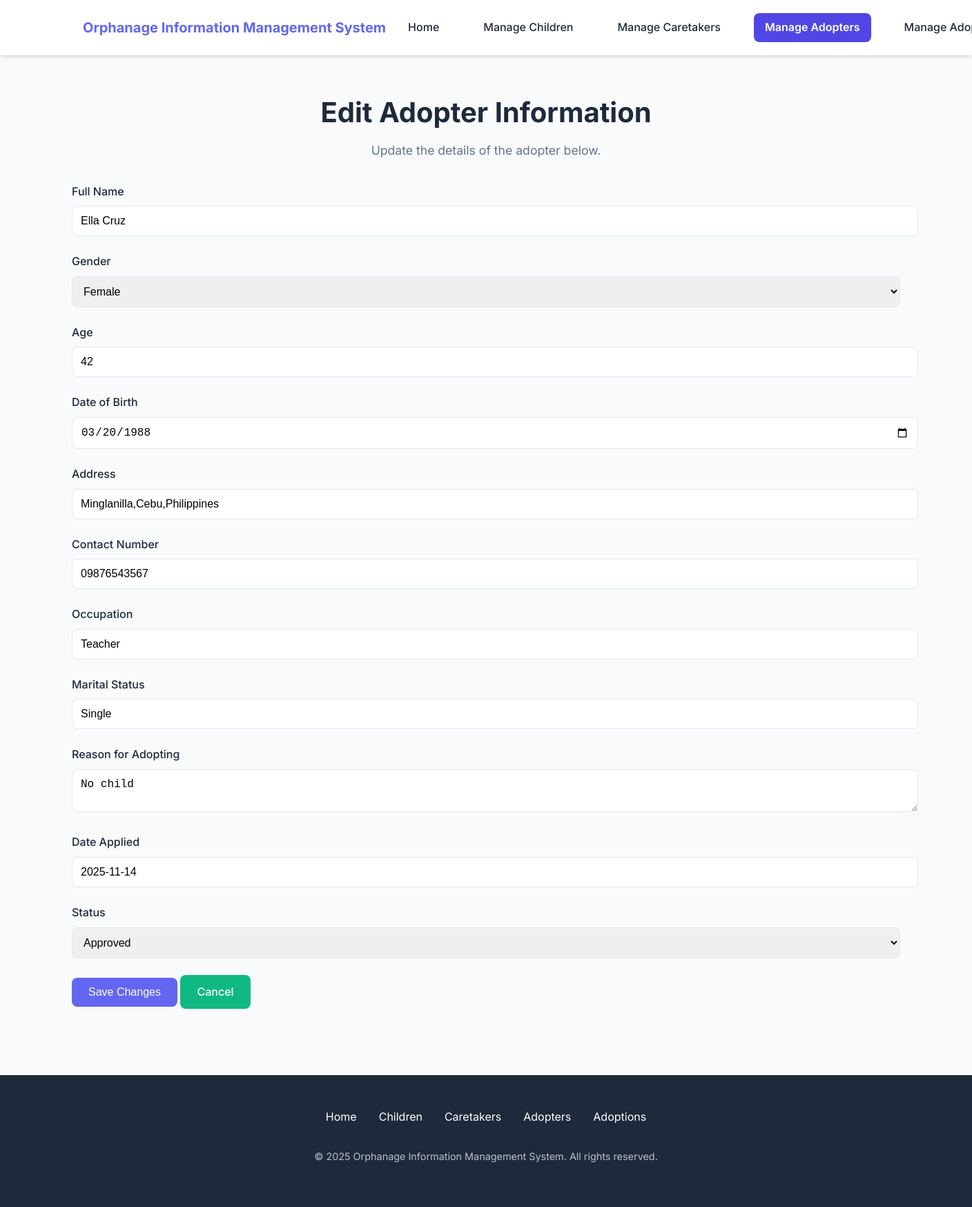
Screenshot of /edit_adopter/1 (signed in) with the database file from the repository.
### tables this page shows
CREATE TABLE adopters (A_id INTEGER PRIMARY KEY AUTOINCREMENT, full_name TEXT (100), gender TEXT (50), dob TEXT (100), address TEXT (100), c_number TEXT (50), occupation TEXT (100), m_status TEXT (50), a_reason TEXT (10000), date_applied REAL (100), status TEXT (50), age INTEGER);

### app.py (the view, shortened to what this page needs)
@app.route('/edit_adopter/<int:id>', methods=['GET', 'POST'])
@login_required
def edit_adopter(id):
    conn = get_db_connection()
    adopter = conn.execute('SELECT * FROM adopters WHERE A_id = ?', (id,)).fetchone()
    if not adopter:
        conn.close()
        flash('Adopter not found.', 'danger')
        return redirect(url_for('adopters'))
    conn.close()
    return render_template('edit_adopter.html', adopter=adopter)

### app.py (called while the page is built)
def get_db_connection():
    conn = sqlite3.connect(DB_PATH)
    conn.row_factory = sqlite3.Row
    return conn

def login_required(f):
    @wraps(f)
    def decorated_function(*args, **kwargs):
        if 'logged_in' not in session:
            flash('Please log in to access this page.', 'warning')
            return redirect(url_for('intro'))
        return f(*args, **kwargs)
    return decorated_function

### templates/edit_adopter.html (shortened to what this page needs)
<!DOCTYPE html>
<html lang="en">
<head>
  <link rel="stylesheet" href="{{ url_for('static', filename='style.css') }}">
</head>
<body>
  <nav>
    <div class="nav-container">
      <a href="/home" class="logo">Orphanage Information Management System</a>
      <div class="nav-links">
        <a href="/home">Home</a>
        <a href="/children">Manage Children</a>
        <a href="/caretakers">Manage Caretakers</a>
        <a href="/adopters" class="active">Manage Adopters</a>
        <a href="/adoption">Manage Adoptions</a>
      </div>
    </div>
  </nav>
  <div class="container">
    <h1 class="text-center">Edit Adopter Information</h1>
    <p class="subtitle text-center">Update the details of the adopter below.</p>
    <form method="POST" action="{{ url_for('edit_adopter', id=adopter.A_id) }}" class="form-card">
      <div class="form-group">
        <label>Full Name</label>
        <input type="text" name="full_name" value="{{ adopter.full_name }}" required>
      </div>
      <div class="form-group">
        <label>Gender</label>
        <select name="gender" required>
          <option value="Female" {% if adopter.gender == 'Female' %}selected{% endif %}>Female</option>
        </select>
      </div>
      <div class="form-group">
        <label>Age</label>
        <input type="number" name="age" value="{{ adopter.age }}">
      </div>
      <div class="form-group">
        <label>Date of Birth</label>
        <input type="date" name="dob" value="{{ adopter.dob }}">
      </div>
      <div class="form-group">
        <label>Address</label>
        <input type="text" name="address" value="{{ adopter.address }}">
      </div>
      <div class="form-group">
        <label>Contact Number</label>
        <input type="text" name="c_number" value="{{ adopter.c_number }}">
      </div>
      <div class="form-group">
        <label>Occupation</label>
        <input type="text" name="occupation" value="{{ adopter.occupation }}">
      </div>
      <div class="form-group">
        <label>Marital Status</label>
        <input type="text" name="m_status" value="{{ adopter.m_status }}">
      </div>
      <div class="form-group">
        <label>Reason for Adopting</label>
        <textarea name="a_reason">{{ adopter.a_reason }}</textarea>
      </div>
      <div class="form-group">
        <label>Date Applied</label>
        <input type="text" name="date_applied" value="{{ adopter.date_applied }}">
      </div>
      <div class="form-group">
        <label>Status</label>
        <select name="status">
          <option value="Approved" {% if adopter.status == 'Approved' %}selected{% endif %}>Approved</option>
        </select>
      </div>
      <div class="btn-container">
        <button type="submit" class="btn btn-primary">Save Changes</button>
        <a href="/adopters" class="btn btn-secondary">Cancel</a>
      </div>
    </form>
  </div>
  <footer>
    <div class="footer-content">
      <div class="footer-links">
        <a href="/home">Home</a>
        <a href="/children">Children</a>
        <a href="/caretakers">Caretakers</a>
        <a href="/adopters">Adopters</a>
        <a href="/adoption">Adoptions</a>
      </div>
      <p class="copyright">&copy; 2025 Orphanage Information Management System. All rights reserved.</p>
    </div>
  </footer>
</body>
</html>

### static/style.css (style rules this page uses)
:root { --primary: #6366f1; --primary-dark: #4f46e5; --secondary: #10b981; --secondary-dark: #059669; --danger: #ef4444; --danger-dark: #dc2626; --warning: #f59e0b; --warning-dark: #d97706; --text: #1e293b; --text-light: #64748b; --bg-light: #f8fafc; --bg-white: #ffffff; --shadow: 0 4px 6px -1px rgba(0, 0, 0, 0.1), 0 2px 4px -1px rgba(0, 0, 0, 0.06); --shadow-lg: 0 10px 15px -3px rgba(0, 0, 0, 0.1), 0 4px 6px -2px rgba(0, 0, 0, 0.05); --radius: 8px; --transition: all 0.3s ease; }
body { font-family: 'Inter', 'Segoe UI', system-ui, -apple-system, sans-serif; background-color: var(--bg-light); color: var(--text); margin: 0; padding: 0; line-height: 1.6; }
.container { max-width: 1200px; margin: 0 auto; padding: 2rem 1rem; }
h1, h2, h3 { font-weight: 700; line-height: 1.2; margin-bottom: 1rem; color: var(--text); }
h1 { font-size: 2.5rem; }
.subtitle { color: var(--text-light); margin-bottom: 2rem; font-size: 1.1rem; }
nav { background-color: var(--bg-white); box-shadow: var(--shadow); padding: 1rem 2rem; position: sticky; top: 0; z-index: 100; }
.nav-container { display: flex; justify-content: space-between; align-items: center; max-width: 1200px; margin: 0 auto; white-space: nowrap; }
.logo { font-size: 1.25rem; font-weight: 700; color: var(--primary); text-decoration: none; white-space: nowrap; }
.nav-links { display: flex; align-items: center; gap: 2rem; }
nav a { color: var(--text); text-decoration: none; font-weight: 500; padding: 0.5rem 1rem; border-radius: var(--radius); transition: var(--transition); }
nav a.active { background-color: var(--primary-dark); color: white; font-weight: 600; }
.btn { display: inline-block; background: var(--primary); color: white; padding: 0.75rem 1.5rem; border-radius: var(--radius); text-decoration: none; font-weight: 500; border: none; cursor: pointer; transition: var(--transition); font-size: 1rem; }
.btn-secondary { background: var(--secondary); }
.form-group { margin-bottom: 1.5rem; }
label { display: block; font-weight: 500; margin-bottom: 0.5rem; color: var(--text); }
input[type="text"], input[type="number"], input[type="date"], input[type="email"], input[type="tel"], select, textarea { width: 100%; padding: 0.75rem; border-radius: var(--radius); border: 1px solid #e2e8f0; font-size: 1rem; transition: var(--transition); }
footer { background: var(--text); color: white; padding: 3rem 1rem; text-align: center; margin-top: 4rem; }
.footer-content { max-width: 1200px; margin: 0 auto; }
.footer-links { display: flex; justify-content: center; gap: 2rem; margin-bottom: 2rem; }
.footer-links a { color: white; text-decoration: none; transition: var(--transition); }
.copyright { opacity: 0.7; font-size: 0.9rem; }
.text-center { text-align: center; }

### rows the page displays
adopters: full_name "Ella Cruz", gender "Female", age "42", dob "03/20/1988", address "Minglanilla,Cebu,Philippines", c_number "09876543567", occupation "Teacher", m_status "Single", a_reason "No child", date_applied "2025-11-14", status "Approved"
